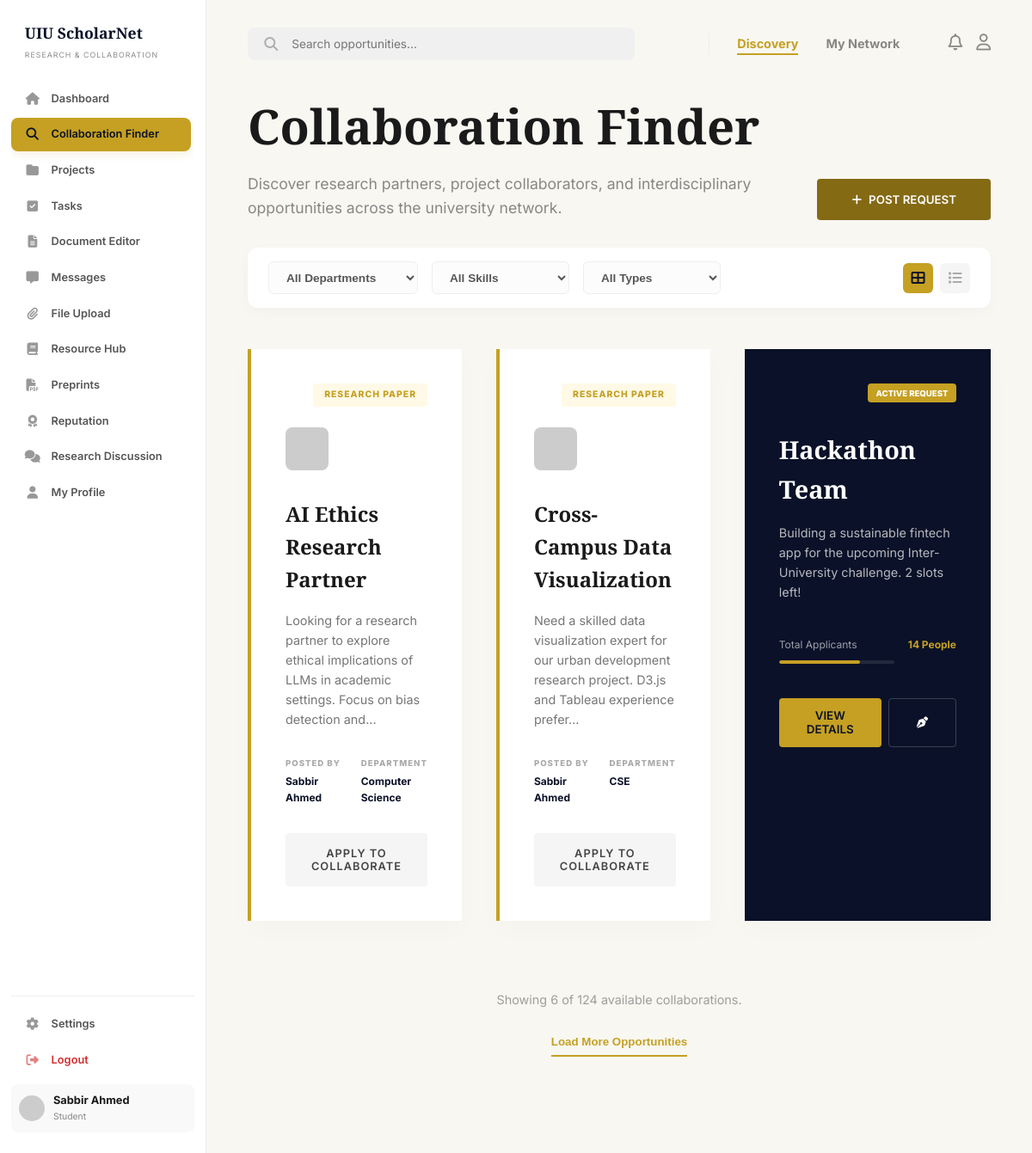
The page /dashboard/collaboration.php (signed in) on the database its author committed.
### tables this page shows
CREATE TABLE IF NOT EXISTS users (
    id INT AUTO_INCREMENT PRIMARY KEY,
    full_name VARCHAR(100) NOT NULL,
    email VARCHAR(100) UNIQUE NOT NULL,
    password VARCHAR(255) NOT NULL,
    role ENUM('student', 'faculty') DEFAULT 'student',
    department VARCHAR(100),
    interests TEXT,
    skills TEXT,
    points INT DEFAULT 0,
    created_at TIMESTAMP DEFAULT CURRENT_TIMESTAMP
);

CREATE TABLE IF NOT EXISTS collaboration_posts (
    id INT AUTO_INCREMENT PRIMARY KEY,
    user_id INT,
    title VARCHAR(255) NOT NULL,
    department VARCHAR(100),
    description TEXT,
    skills_required TEXT,
    created_at TIMESTAMP DEFAULT CURRENT_TIMESTAMP,
    FOREIGN KEY (user_id) REFERENCES users(id) ON DELETE CASCADE
);

### includes/auth_check.php (called while the page is built, shortened)
<?php
require_once('db_connect.php');
$user_id = (int)$_SESSION['user_id'];
$stmt = $conn->prepare("SELECT * FROM users WHERE id = ?");
$stmt->bind_param("i", $user_id);
$stmt->execute();
$user_result = $stmt->get_result();
$user_data = $user_result->fetch_assoc();
?>

### dashboard/collaboration.php (the view, shortened to what this page needs)
<?php
require_once('../includes/auth_check.php');
$stmt = $conn->prepare("SELECT cp.*, u.full_name
                        FROM collaboration_posts cp
                        JOIN users u ON cp.user_id = u.id
                        ORDER BY cp.created_at DESC");
$stmt->execute();
$result = $stmt->get_result();
?>
<!DOCTYPE html>
<html lang="en">
<head>
    <link rel="stylesheet" href="https://cdnjs.cloudflare.com/ajax/libs/font-awesome/6.4.0/css/all.min.css">
    <link rel="stylesheet" href="../assets/css/style.css">
</head>
<body class="dashboard-page">
    <?php include('../includes/sidebar.php'); ?>
    <main class="main-content">
        <header class="dash-header dash-header-collab">
            <div class="search-container">
                <i class="fa-solid fa-magnifying-glass search-icon"></i>
                <input type="text" placeholder="Search opportunities...">
            </div>
            <div class="header-actions">
                <div class="nav-links-row">
                    <a href="#" class="nav-link-active">Discovery</a>
                    <a href="#" class="nav-link-inactive">My Network</a>
                </div>
                <div class="header-icons">
                    <i class="fa-regular fa-bell header-icon"></i>
                    <i class="fa-regular fa-user header-icon"></i>
                </div>
            </div>
        </header>
        <section class="discovery-header">
            <div class="discovery-main">
                <div>
                    <h1 class="discovery-title">Collaboration Finder</h1>
                    <p class="discovery-desc">Discover research partners, project collaborators, and interdisciplinary opportunities across the university network.</p>
                </div>
                <button class="btn btn-primary btn-post-request" onclick="openModal()">
                    <i class="fa-solid fa-plus"></i> POST REQUEST
                </button>
            </div>
            <div class="filter-bar">
                <div class="filter-group">
                    <select class="filter-select">
                        <option>All Departments</option>
                    </select>
                    <select class="filter-select">
                        <option>All Skills</option>
                    </select>
                    <select class="filter-select">
                        <option>All Types</option>
                    </select>
                </div>
                <div class="view-toggles">
                    <div class="view-btn active"><i class="fa-solid fa-table-cells-large"></i></div>
                    <div class="view-btn"><i class="fa-solid fa-list"></i></div>
                </div>
            </div>
        </section>
        <div class="collaboration-grid collab-grid-3">
            <?php while($row = $result->fetch_assoc()): ?>
            <div class="collab-card">
                <div class="card-tag">RESEARCH PAPER</div>
                <div class="card-author-info">
                    <img src="https://ui-avatars.com/api/?name=<?php echo urlencode($row['full_name']); ?>&background=f5f5f5&color=0a1128" alt="Author">
                </div>
                <h3 class="card-title"><?php echo htmlspecialchars($row['title']); ?></h3>
                <p class="card-desc">
                    <?php
                        $desc = (string)($row['description'] ?? '');
                        echo htmlspecialchars((strlen($desc) > 120) ? substr($desc, 0, 120) . '...' : $desc);
                    ?>
                </p>
                <div class="meta-grid">
                    <div class="meta-block">
                        <span class="meta-label">POSTED BY</span>
                        <span class="meta-value"><?php echo htmlspecialchars($row['full_name']); ?></span>
                    </div>
                    <div class="meta-block">
                        <span class="meta-label">DEPARTMENT</span>
                        <span class="meta-value"><?php echo htmlspecialchars($row['department']); ?></span>
                    </div>
                </div>
                <button class="btn btn-apply">APPLY TO COLLABORATE</button>
            </div>
            <?php endwhile; ?>
            <div class="collab-card collab-spotlight">
                <div class="spotlight-header">
                    <span class="spotlight-badge">ACTIVE REQUEST</span>
                </div>
                <h3 class="spotlight-title">Hackathon Team</h3>
                <p class="spotlight-desc">Building a sustainable fintech app for the upcoming Inter-University challenge. 2 slots left!</p>
                <div style="margin-bottom: 2rem;">
                    <div class="applicants-row">
                        <span class="applicants-label">Total Applicants</span>
                        <span class="applicants-count">14 People</span>
                    </div>
                    <div class="progress-bar spotlight-progress">
                        <div class="progress-fill" style="width: 70%;"></div>
                    </div>
                </div>
                <div class="spotlight-actions">
                    <button class="btn btn-primary btn-view-details">VIEW DETAILS</button>
                    <button class="btn btn-outline btn-edit-white"><i class="fa-solid fa-pen-nib"></i></button>
                </div>
            </div>
        </div>
        <div class="pagination">
            <p class="pagination-info">Showing 6 of 124 available collaborations.</p>
            <button class="load-more-btn">Load More Opportunities</button>
        </div>
    </main>
</body>
</html>

### includes/sidebar.php
<aside class="sidebar">
    <div class="logo">UIU ScholarNet</div>
    <div class="sidebar-subtitle">RESEARCH & COLLABORATION</div>
    <nav class="sidebar-menu">
        <a href="index.php" class="menu-item <?php echo (basename($_SERVER['PHP_SELF']) == 'index.php') ? 'active' : ''; ?>">
            <i class="fa-solid fa-house"></i> Dashboard
        </a>
        <a href="collaboration.php" class="menu-item <?php echo (basename($_SERVER['PHP_SELF']) == 'collaboration.php') ? 'active' : ''; ?>">
            <i class="fa-solid fa-magnifying-glass"></i> Collaboration Finder
        </a>
        <a href="projects.php" class="menu-item <?php echo (basename($_SERVER['PHP_SELF']) == 'projects.php') ? 'active' : ''; ?>">
            <i class="fa-solid fa-folder"></i> Projects
        </a>
        <a href="tasks.php" class="menu-item <?php echo (basename($_SERVER['PHP_SELF']) == 'tasks.php') ? 'active' : ''; ?>">
            <i class="fa-solid fa-square-check"></i> Tasks
        </a>
        <a href="document_editor.php" class="menu-item <?php echo (basename($_SERVER['PHP_SELF']) == 'document_editor.php') ? 'active' : ''; ?>">
            <i class="fa-solid fa-file-lines"></i> Document Editor
        </a>
        <a href="messages.php" class="menu-item <?php echo (basename($_SERVER['PHP_SELF']) == 'messages.php') ? 'active' : ''; ?>">
            <i class="fa-solid fa-message"></i> Messages
        </a>
        <a href="file_upload.php" class="menu-item <?php echo (basename($_SERVER['PHP_SELF']) == 'file_upload.php') ? 'active' : ''; ?>">
            <i class="fa-solid fa-paperclip"></i> File Upload
        </a>
        <a href="resources.php" class="menu-item <?php echo (basename($_SERVER['PHP_SELF']) == 'resources.php') ? 'active' : ''; ?>">
            <i class="fa-solid fa-book"></i> Resource Hub
        </a>
        <a href="preprints.php" class="menu-item <?php echo (basename($_SERVER['PHP_SELF']) == 'preprints.php' || basename($_SERVER['PHP_SELF']) == 'preprint_details.php') ? 'active' : ''; ?>">
            <i class="fa-solid fa-file-pdf"></i> Preprints
        </a>
        <a href="#" class="menu-item"><i class="fa-solid fa-award"></i> Reputation</a>
        <a href="#" class="menu-item"><i class="fa-solid fa-comments"></i> Research Discussion</a>
        <a href="#" class="menu-item"><i class="fa-solid fa-user"></i> My Profile</a>
    </nav>
    <div class="sidebar-footer">
        <a href="#" class="menu-item"><i class="fa-solid fa-gear"></i> Settings</a>
        <a href="../auth/logout.php" class="menu-item logout-link"><i class="fa-solid fa-right-from-bracket"></i> Logout</a>
        <div class="user-profile-small">
            <img src="https://ui-avatars.com/api/?name=<?php echo urlencode($user_data['full_name']); ?>&background=0a1128&color=fff" alt="User">
            <div>
                <div class="user-name"><?php echo $user_data['full_name']; ?></div>
                <div class="user-role"><?php echo ucfirst($user_data['role']); ?></div>
            </div>
        </div>
    </div>
</aside>

### assets/css/global.css (style rules this page uses)
:root { --primary-color: #0a1128; --secondary-color: #c5a022; --bg-color: #f8f7f2; --text-color: #1a1a1a; --accent-color: #e8e6d9; --white: #ffffff; --transition: all 0.3s ease; --font-heading: 'Playfair Display', serif; --font-body: 'Inter', sans-serif; }
* { margin: 0; padding: 0; box-sizing: border-box; }
body { font-family: var(--font-body); background-color: var(--bg-color); color: var(--text-color); line-height: 1.6; overflow-x: hidden; }
h1, h2, h3, h4 { font-family: var(--font-heading); font-weight: 700; }
a { text-decoration: none; color: inherit; transition: var(--transition); }
.btn { padding: 0.8rem 2rem; border-radius: 4px; font-weight: 600; cursor: pointer; display: inline-flex; align-items: center; gap: 0.5rem; transition: var(--transition); border: none; font-family: var(--font-body); }
.btn-primary { background-color: var(--secondary-color); color: var(--white); }
.btn-outline { background: transparent; border: 1px solid #ddd; color: var(--text-color); }
.logo { font-size: 1.5rem; font-weight: 700; color: var(--primary-color); font-family: var(--font-heading); }

### assets/css/layout.css (style rules this page uses)
.dashboard-page { display: flex; background-color: var(--bg-color); min-height: 100vh; width: 100%; }
.sidebar { width: 240px; min-width: 240px; background: var(--white); border-right: 1px solid #eee; padding: 1.5rem 0.8rem; display: flex; flex-direction: column; position: fixed; top: 0; left: 0; bottom: 0; z-index: 1000; overflow: hidden; }
.sidebar .logo { font-size: 1.1rem; margin-bottom: 0.3rem; padding-left: 1rem; color: var(--primary-color); flex-shrink: 0; }
.sidebar-subtitle { font-size: 0.55rem; opacity: 0.5; letter-spacing: 1px; padding-left: 1rem; margin-bottom: 1.5rem; flex-shrink: 0; }
.sidebar-menu { flex: 1 1 0; min-height: 0; overflow-y: auto; padding-right: 4px; }
.menu-item { display: flex; align-items: center; gap: 0.8rem; padding: 0.6rem 1rem; border-radius: 8px; margin-bottom: 2px; font-weight: 600; font-size: 0.8rem; color: #555; transition: var(--transition); text-decoration: none; white-space: nowrap; }
.menu-item i { width: 18px; font-size: 0.9rem; display: flex; justify-content: center; opacity: 0.6; }
.menu-item.active { background-color: var(--secondary-color); color: var(--primary-color); box-shadow: 0 4px 10px rgba(197, 160, 34, 0.15); }
.menu-item.active i { opacity: 1; }
.sidebar-footer { border-top: 1px solid #eee; padding-top: 0.8rem; margin-top: 0.8rem; flex-shrink: 0; }
.user-profile-small { display: flex; align-items: center; gap: 0.6rem; padding: 0.6rem; background: #f9f9f9; border-radius: 8px; margin-top: 0.5rem; }
.user-profile-small img { width: 30px; height: 30px; border-radius: 50%; }
.main-content { flex: 1; margin-left: 240px; padding: 2rem 3rem; min-height: 100vh; }
.dash-header { display: flex; justify-content: space-between; align-items: center; margin-bottom: 2rem; }
.search-container { background: #f0f0f0; padding: 0.7rem 1.2rem; border-radius: 8px; display: flex; align-items: center; gap: 1rem; width: 100%; max-width: 450px; }
.search-container input { background: transparent; border: none; outline: none; width: 100%; font-family: var(--font-body); font-size: 0.85rem; }
.logout-link { color: #d32f2f; }
.user-name { font-weight: 700; font-size: 0.8rem; }
.user-role { font-size: 0.65rem; opacity: 0.5; }

### assets/css/components.css (style rules this page uses)
.progress-bar { height: 6px; background: rgba(0,0,0,0.05); border-radius: 10px; margin-bottom: 0.5rem; overflow: hidden; }
.progress-fill { height: 100%; background: var(--secondary-color); border-radius: 10px; }

### assets/css/dashboard.css (style rules this page uses)
.search-icon { opacity: 0.3; }
.spotlight-progress { width: 65%; }

### assets/css/messages.css (style rules this page uses)
.header-actions { display: flex; gap: 1.5rem; border-left: 1px solid #eee; padding-left: 2rem; }

### rows shown on the page
users: full_name "Sabbir Ahmed", role "Student"
collaboration_posts: title "AI Ethics Research Partner", description "Looking for a research partner to explore ethical implications of LLMs in academic settings. Focus on bias detection and...", user.full_name "Sabbir Ahmed", department "Computer Science"
collaboration_posts: title "Cross-Campus Data Visualization", description "Need a skilled data visualization expert for our urban development research project. D3.js and Tableau experience prefer...", user.full_name "Sabbir Ahmed", department "CSE"
